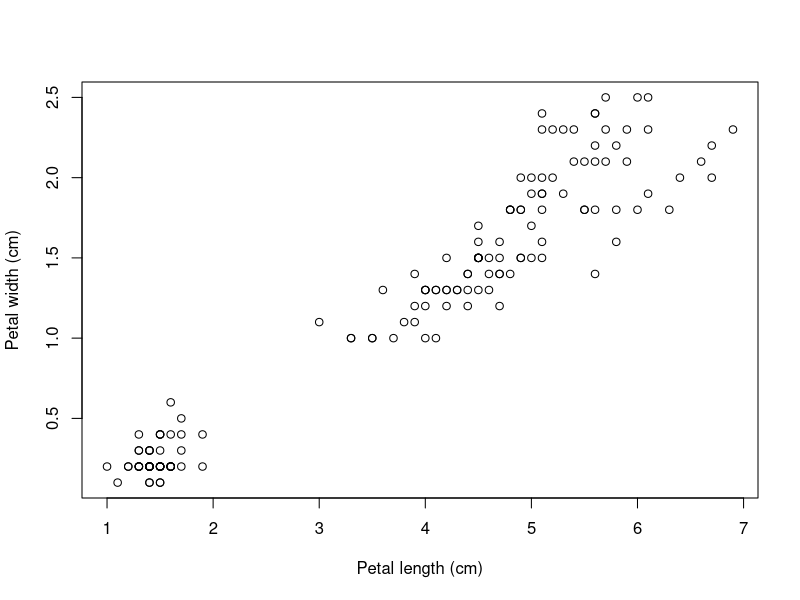

This chart was generated by the following R code:
## ---- chunk 1
plot(x = iris$Petal.Length,
     y = iris$Petal.Width,
     xlab = "Petal length (cm)",
     ylab = "Petal width (cm)")
## ---- chunk 2
    iris.model <- lm(Petal.Width ~ Petal.Length, data = iris)
    iris.model.summary <- summary(iris.model)
    r.squared <- iris.model.summary$r.squared
